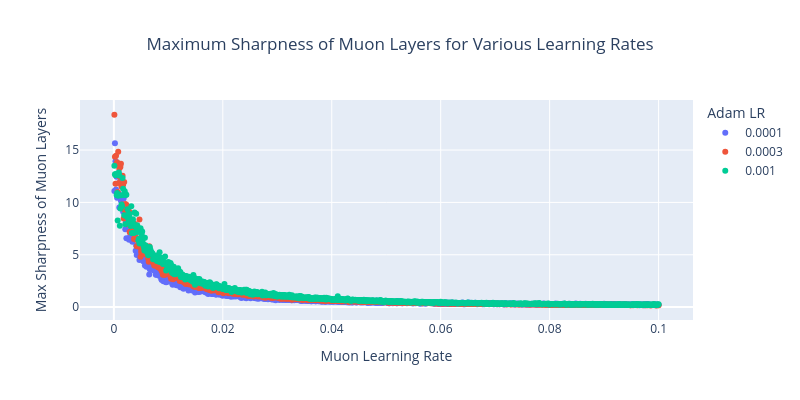

Notebook source saved alongside this figure:
### Code cell
fig=go.Figure()

for adam_lr in md["learning_rate_adam"].unique():
    ids = md[md["learning_rate_adam"] == adam_lr]["model_id"]
    filtered_max_sharpness = max_sharpness_A[max_sharpness_A["model_id"].isin(ids)]
    fig.add_trace(go.Scatter(
        x=filtered_max_sharpness['learning_rate'],
        y=filtered_max_sharpness['sharpness_A_smooth'],
        mode='markers',
        name=adam_lr
    ))

fig.update_layout(
    title=dict(text="Maximum Sharpness of Muon Layers for Various Learning Rates",
               x = 0.5),
    xaxis_title="Muon Learning Rate",
    yaxis_title="Max Sharpness of Muon Layers",
    legend_title_text="Adam LR",
    width=800,
    height=400
)
fig.show()

### Figure 1 — Plotly figure (JSON) as saved in the notebook; plotly's stock layout.template omitted (floating-point values rounded to 4 significant figures; data arrays with more than 128 entries replaced by an {"elided": "..."} marker saying what was removed)
{"data": [{"mode": "markers", "name": "0.0001", "type": "scatter", "x": {"elided": "1000 float values"}, "y": {"elided": "1000 float values"}}, {"mode": "markers", "name": "0.0003", "type": "scatter", "x": {"elided": "1000 float values"}, "y": {"elided": "1000 float values"}}, {"mode": "markers", "name": "0.001", "type": "scatter", "x": {"elided": "1000 float values"}, "y": {"elided": "1000 float values"}}], "layout": {"height": 400, "legend": {"title": {"text": "Adam LR"}}, "title": {"text": "Maximum Sharpness of Muon Layers for Various Learning Rates", "x": 0.5}, "width": 800, "xaxis": {"title": {"text": "Muon Learning Rate"}}, "yaxis": {"title": {"text": "Max Sharpness of Muon Layers"}}}}
